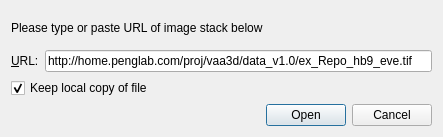
<?xml version="1.0" encoding="UTF-8"?>
<ui version="4.0">
 <class>V3dUrlDialog</class>
 <widget class="QDialog" name="V3dUrlDialog">
  <property name="geometry">
   <rect>
    <x>0</x>
    <y>0</y>
    <width>443</width>
    <height>137</height>
   </rect>
  </property>
  <property name="windowTitle">
   <string>Load image stack from web URL</string>
  </property>
  <layout class="QVBoxLayout" name="verticalLayout">
   <item>
    <widget class="QLabel" name="label">
     <property name="text">
      <string>Please type or paste URL of image stack below</string>
     </property>
     <property name="buddy">
      <cstring>lineEdit</cstring>
     </property>
    </widget>
   </item>
   <item>
    <layout class="QHBoxLayout" name="horizontalLayout">
     <item>
      <widget class="QLabel" name="label_2">
       <property name="text">
        <string>&amp;URL:</string>
       </property>
       <property name="buddy">
        <cstring>lineEdit</cstring>
       </property>
      </widget>
     </item>
     <item>
      <widget class="QLineEdit" name="lineEdit">
       <property name="sizePolicy">
        <sizepolicy hsizetype="Expanding" vsizetype="Fixed">
         <horstretch>0</horstretch>
         <verstretch>0</verstretch>
        </sizepolicy>
       </property>
       <property name="text">
        <string>http://home.penglab.com/proj/vaa3d/data_v1.0/ex_Repo_hb9_eve.tif</string>
       </property>
      </widget>
     </item>
    </layout>
   </item>
   <item>
    <widget class="QCheckBox" name="checkBox">
     <property name="text">
      <string>Keep local copy of file</string>
     </property>
     <property name="checked">
      <bool>true</bool>
     </property>
    </widget>
   </item>
   <item>
    <widget class="QDialogButtonBox" name="buttonBox">
     <property name="orientation">
      <enum>Qt::Horizontal</enum>
     </property>
     <property name="standardButtons">
      <set>QDialogButtonBox::Cancel|QDialogButtonBox::Open</set>
     </property>
    </widget>
   </item>
  </layout>
 </widget>
 <resources/>
 <connections>
  <connection>
   <sender>buttonBox</sender>
   <signal>accepted()</signal>
   <receiver>V3dUrlDialog</receiver>
   <slot>accept()</slot>
   <hints>
    <hint type="sourcelabel">
     <x>248</x>
     <y>254</y>
    </hint>
    <hint type="destinationlabel">
     <x>157</x>
     <y>274</y>
    </hint>
   </hints>
  </connection>
  <connection>
   <sender>buttonBox</sender>
   <signal>rejected()</signal>
   <receiver>V3dUrlDialog</receiver>
   <slot>reject()</slot>
   <hints>
    <hint type="sourcelabel">
     <x>316</x>
     <y>260</y>
    </hint>
    <hint type="destinationlabel">
     <x>286</x>
     <y>274</y>
    </hint>
   </hints>
  </connection>
 </connections>
</ui>
